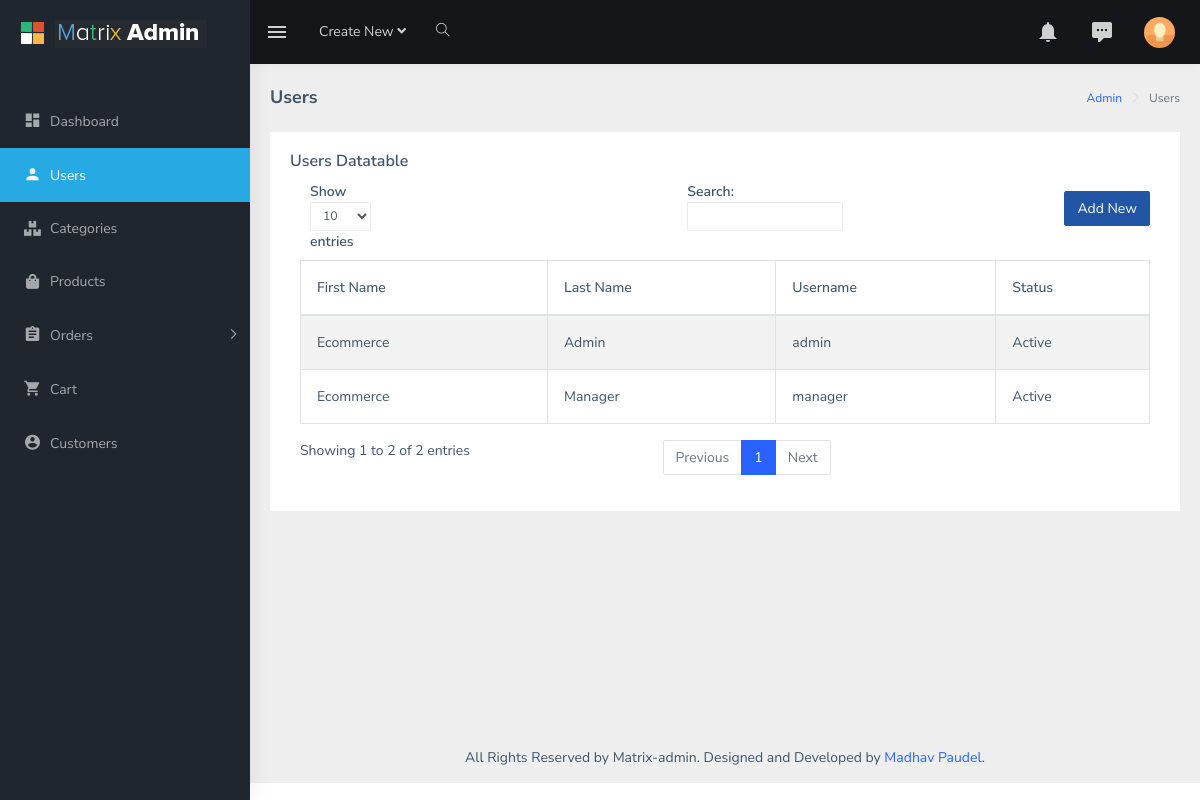
The page /admin/users.php (signed in) on the database its author committed.
### tables this page shows
CREATE TABLE IF NOT EXISTS `users` (
  `id` int(11) NOT NULL AUTO_INCREMENT,
  `username` varchar(100) NOT NULL,
  `password` varchar(50) NOT NULL,
  `first_name` varchar(100) NOT NULL,
  `last_name` varchar(100) NOT NULL,
  `status` smallint(4) NOT NULL DEFAULT '1' COMMENT '0: Inactive, 1: Active',
  PRIMARY KEY (`id`),
  UNIQUE KEY `username` (`username`)
);

### admin/users.php (the view, shortened to what this page needs)
<?php
    include "../config.php";
    $sql = "SELECT * FROM users";
    $result = $db->query($sql);
    $users = $result->fetchAll();
?>
<!DOCTYPE html>
<html dir="ltr" lang="en">
<head>
    <?php include 'partials/head.php'; ?>
</head>
<body>
    <div id="main-wrapper">
        <?php include 'partials/header.php'; ?>
        <?php include 'partials/menu.php'; ?>
        <div class="page-wrapper">
            <div class="page-breadcrumb">
                <div class="row">
                    <div class="col-12 d-flex no-block align-items-center">
                        <h4 class="page-title">Users</h4>
                        <div class="ml-auto text-right">
                            <nav aria-label="breadcrumb">
                                <ol class="breadcrumb">
                                    <li class="breadcrumb-item"><a href="./">Admin</a></li>
                                    <li class="breadcrumb-item active" aria-current="page">Users</li>
                                </ol>
                            </nav>
                        </div>
                    </div>
                </div>
            </div>
            <div class="container-fluid">
                <div class="row">
                    <div class="col-12">
                       <div class="card">
                            <div class="card-body">
                                <h5 class="card-title">Users Datatable</h5>
                                <div class="table-responsive">
                                    <a href="user_add.php" role="button" class="btn btn-info float-right" style="margin: 10px 10px;">Add New</a>
                                    <table id="zero_config" class="table table-striped table-bordered">
                                        <thead>
                                            <tr>
                                                <th>First Name</th>
                                                <th>Last Name</th>
                                                <th>Username</th>
                                                <th>Status</th>
                                            </tr>
                                        </thead>
                                        <tbody>
                                            <?php foreach ($users as $user) { ?>
                                                <tr>
                                                    <td><?php echo $user['first_name'];?></td>
                                                    <td><?php echo $user['last_name'];?></td>
                                                    <td><?php echo $user['username'];?></td>
                                                    <td><?php echo $user['status'] == 1 ? 'Active' : 'Inactive';?></td>
                                                </tr>
                                            <?php } ?>
                                        </tbody>
                                    </table>
                                </div>
                            </div>
                        </div>
                    </div>
                </div>
            </div>
            <?php include 'partials/footer.php'; ?>
        </div>
    </div>
</body>
</html>

### rows shown on the page
users: first_name "Ecommerce", last_name "Admin", username "admin", status "Active"
users: first_name "Ecommerce", last_name "Manager", username "manager", status "Active"
